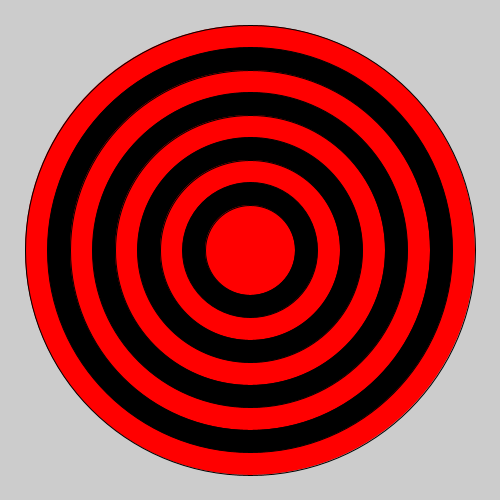
Frame 1 (no input)
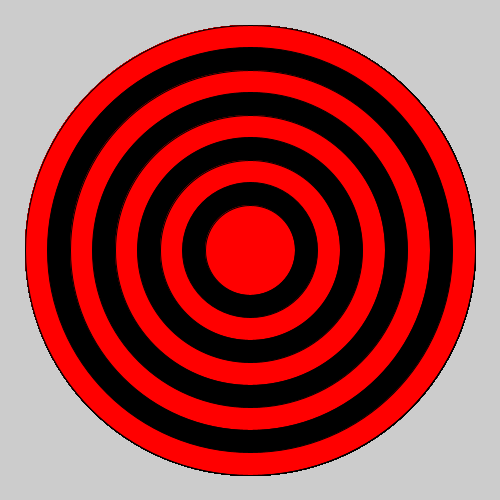
Frame 60 (the mouse pressed at the canvas centre just before this capture)
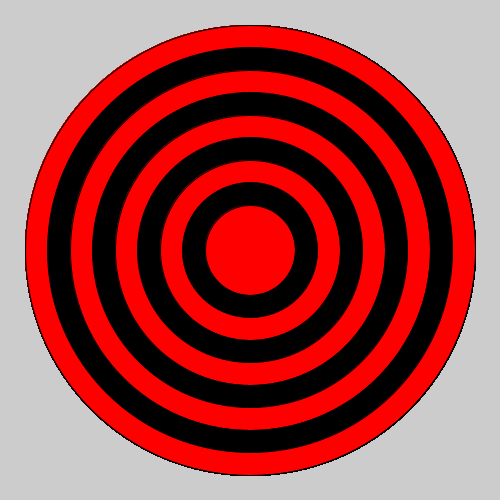
Frame 120 (the mouse held since frame 60 and released just before this capture)

The Processing sketch that drew these frames (run headless with seeded random() and noise(); from frame 60 on, the mouse is pressed at the canvas centre):

// Processing sketch: bullseye
// ── bullseye.pde
void setup(){
size(500,500);
}
void draw(){
for(int i =450;i>45;i-=45){
  if(i%2==-0){ 
  fill(255,0,0);
}
else{
  fill(0,0,0);
}
circle(250,250,i);
}
}
